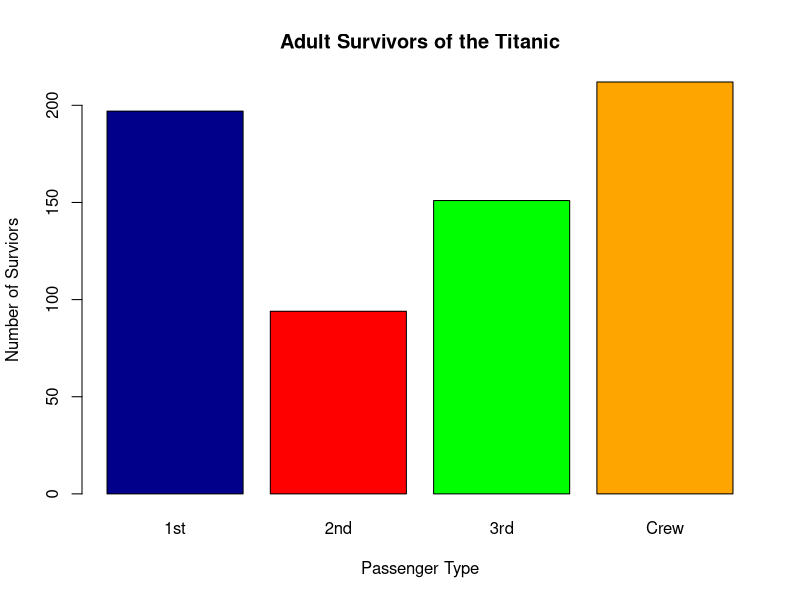
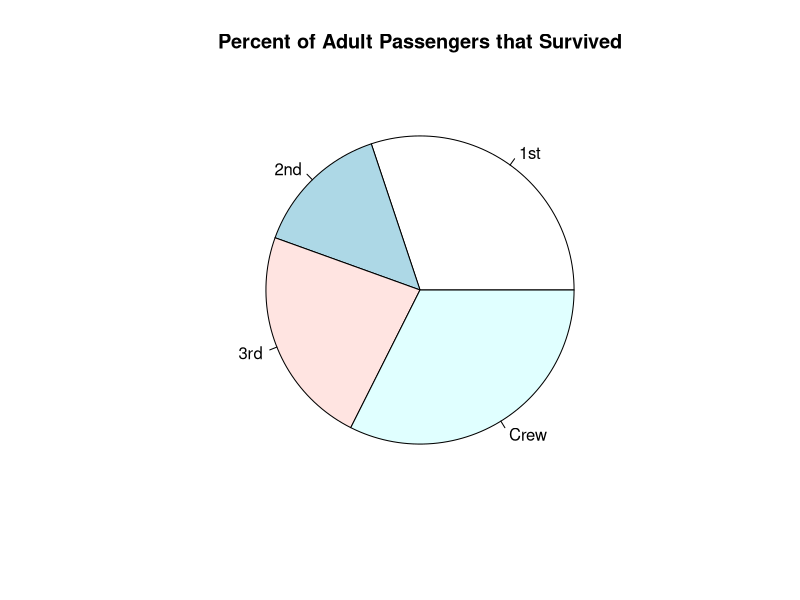
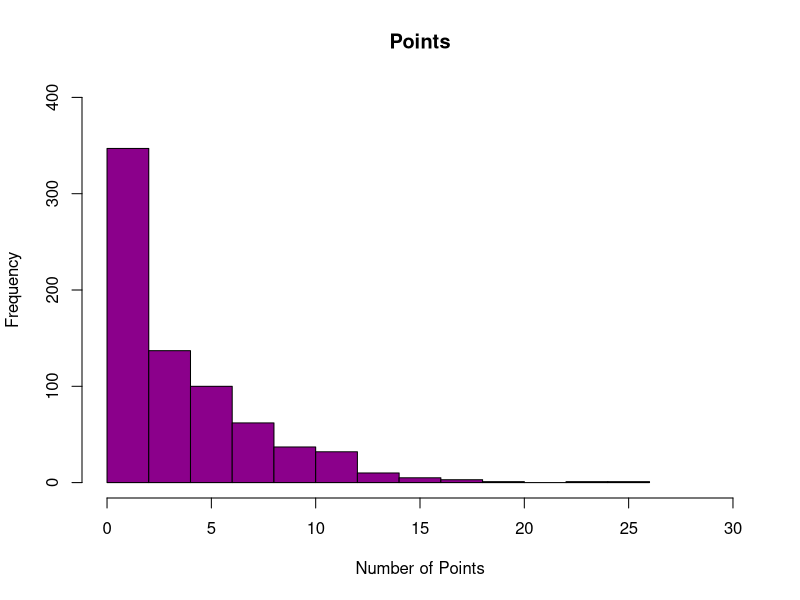

These figures' R source, in order:
## ---- chunk 1
knitr::opts_chunk$set(echo = TRUE)
## ---- chunk 2
data("Titanic")
NHLData =read.csv("NHLData.csv")
?Titanic
## ---- chunk 3

AdultPas = as.table(Titanic[1:4, ,2,2])
AdultPas

## ---- chunk 4

survived = rowSums(AdultPas)
survived

## ---- chunk 5
barplot(survived, main = "Adult Survivors of the Titanic", xlab = "Passenger Type", ylab ="Number of Surviors", col = c("darkblue", "red", "green", "orange"))

## ---- chunk 6

died = c(rowSums(as.table(Titanic[1:4,1:2,2,1])))
died

## ---- chunk 7
total = sum(survived)

percent.Survived = (survived/total)*100
percent.Survived


## ---- chunk 8

pie(percent.Survived, main= "Percent of Adult Passengers that Survived")

## ---- chunk 9
points = c(NHLData$P)
## ---- chunk 10
hist(points,
     main= "Points",
     xlab="Number of Points",
     xlim = c(0,30),
     ylim = c(0,400),
     col="darkmagenta")
## ---- chunk 11
median(points) #Center Value
summary(points)
IQR(points) # Interquartile Range 
var(points) # Variance
sqrt(var(points)) # Standard Deviation
range(points) # Range

## ---- chunk 12
GivenSample = c(3,1,8,5,3,1,2,0,5,2,0,1,3,3,2,1,11,0,6,1)

## ---- chunk 13
stem(GivenSample)
